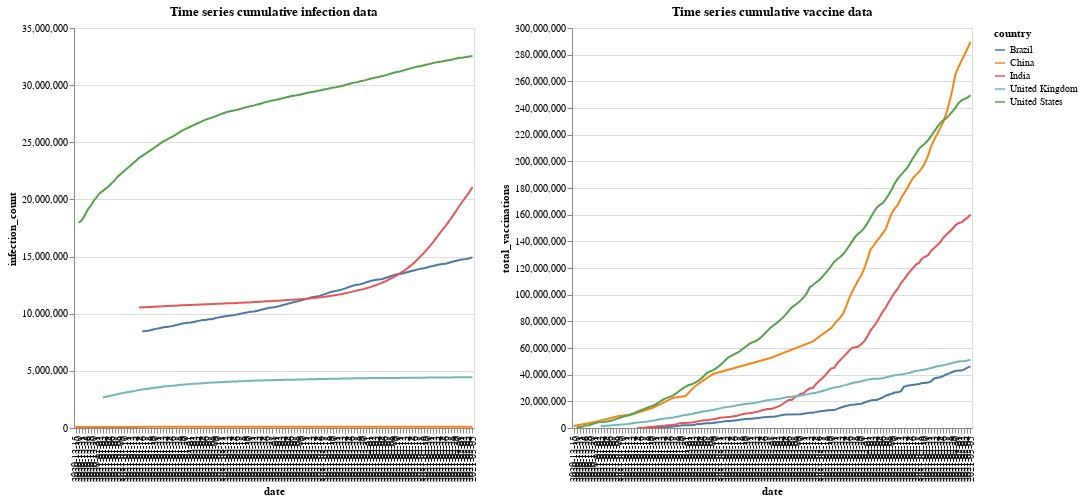

Notebook cell for this chart:
### Markdown cell above
## We want to explore the relationship between the number of infections and the number of vaccinations. Here, we only look at a few countries which have significant number of vaccines.

### Code cell
drop_down = alt.binding_select(options=list(cleaned.country.unique()))
country_select = alt.selection_single(fields=['country'], bind=drop_down, name="Select")
color = alt.condition(country_select, alt.Color('country:N'), alt.value('lightgray'))

vac_chart = alt.Chart(df, width=400, height=400, title='Time series cumulative vaccine data').mark_line().encode(
    x='date:O',
    y='total_vaccinations:Q',
    color=color,
    tooltip=['date', 'total_vaccinations']
).add_selection(
    country_select
).interactive()
count_chart = alt.Chart(df, width=400, height=400, title='Time series cumulative infection data').mark_line().encode(
    x='date:O',
    y='infection_count:Q',
    color=color,
    tooltip=['date', 'infection_count']
).add_selection(
    country_select
).interactive()
count_chart|vac_chart

### Figure 1 — Vega-Lite specification as saved in the notebook (floating-point values rounded to 4 significant figures; data arrays with more than 128 entries replaced by an {"elided": "..."} marker saying what was removed)
{"config": {"view": {"continuousWidth": 400, "continuousHeight": 300}}, "hconcat": [{"mark": "line", "encoding": {"color": {"condition": {"type": "nominal", "field": "country", "selection": "Select"}, "value": "lightgray"}, "tooltip": [{"type": "nominal", "field": "date"}, {"type": "quantitative", "field": "infection_count"}], "x": {"type": "ordinal", "field": "date"}, "y": {"type": "quantitative", "field": "infection_count"}}, "height": 400, "selection": {"Select": {"type": "single", "fields": ["country"], "bind": {"input": "select", "options": ["Brazil", "China", "India", "United Kingdom", "United States"]}}, "selector002": {"type": "interval", "bind": "scales", "encodings": ["x", "y"]}}, "title": "Time series cumulative infection data", "width": 400}, {"mark": "line", "encoding": {"color": {"condition": {"type": "nominal", "field": "country", "selection": "Select"}, "value": "lightgray"}, "tooltip": [{"type": "nominal", "field": "date"}, {"type": "quantitative", "field": "total_vaccinations"}], "x": {"type": "ordinal", "field": "date"}, "y": {"type": "quantitative", "field": "total_vaccinations"}}, "height": 400, "selection": {"Select": {"type": "single", "fields": ["country"], "bind": {"input": "select", "options": ["Brazil", "China", "India", "United Kingdom", "United States"]}}, "selector001": {"type": "interval", "bind": "scales", "encodings": ["x", "y"]}}, "title": "Time series cumulative vaccine data", "width": 400}], "data": {"name": "data-6540090f2f4a678e8444e67300445064"}, "$schema": "https://vega.github.io/schema/vega-lite/v4.8.1.json", "datasets": {"data-6540090f2f4a678e8444e67300445064": {"elided": "505 records"}}}
